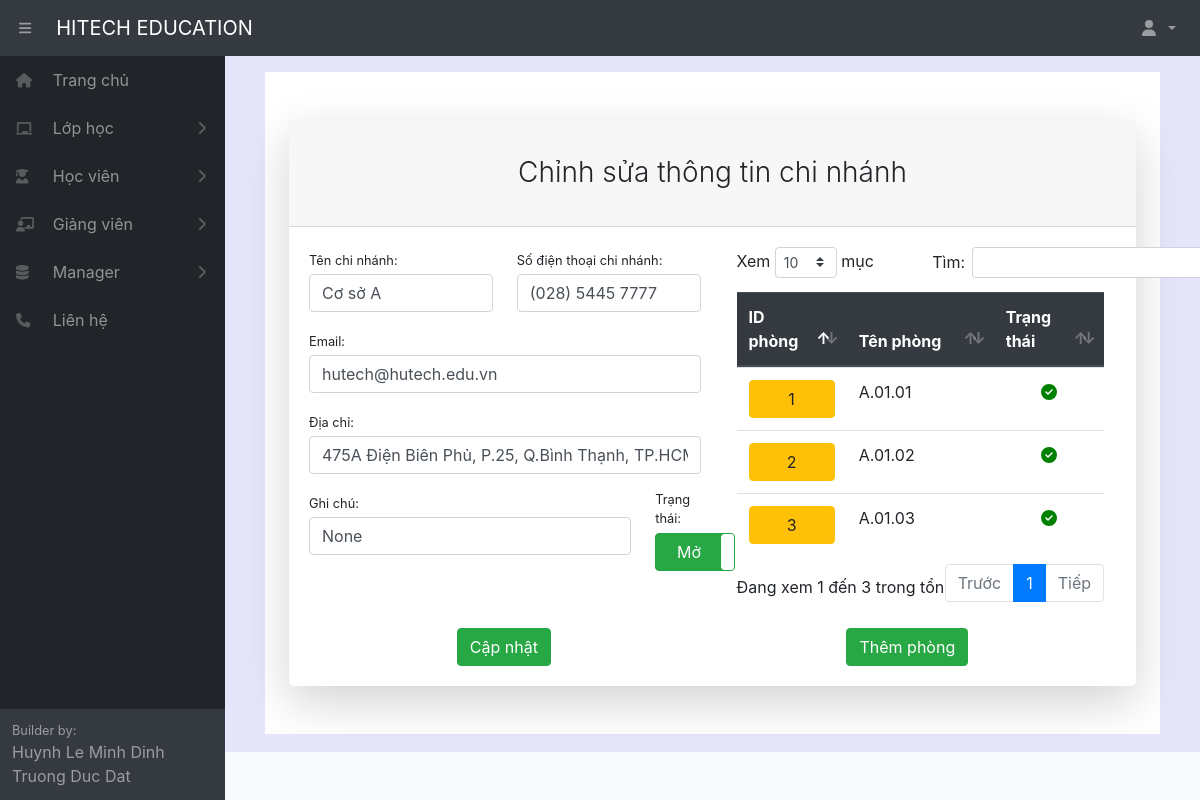
Page /editarea/1 (signed in) on the earlier database version.
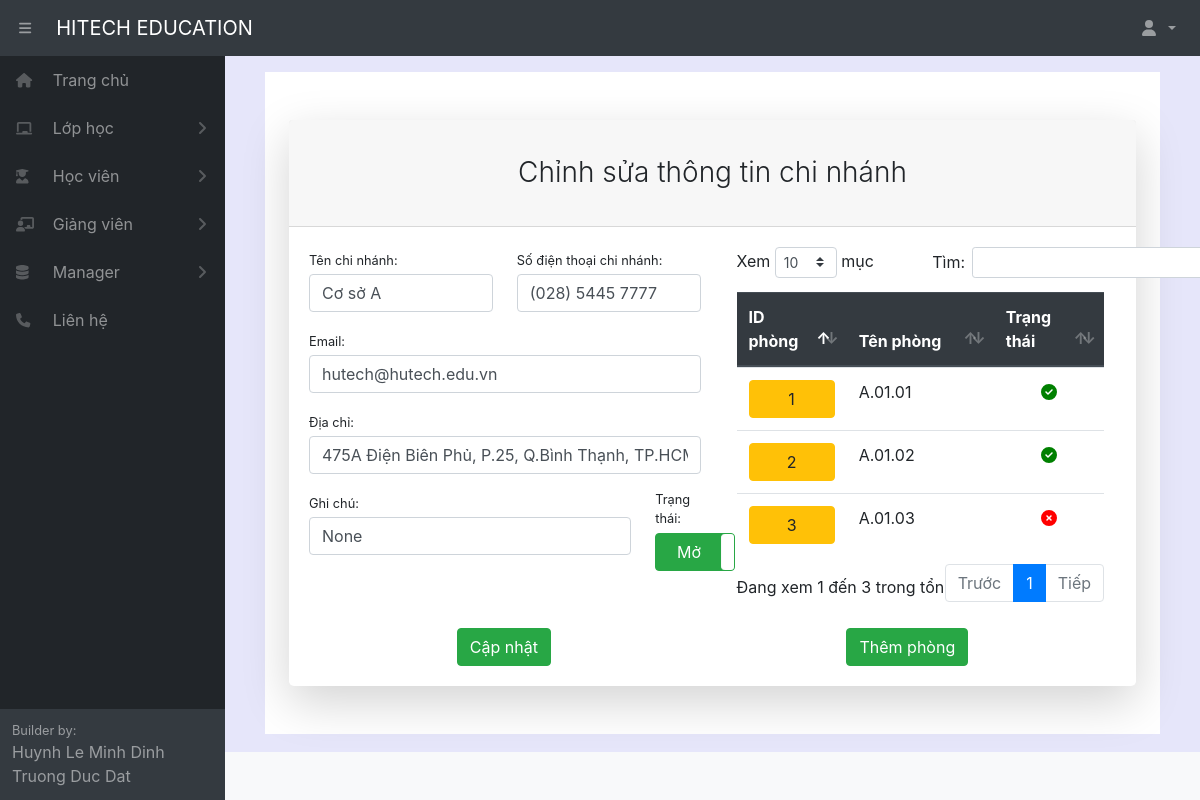
Same page on the later database version.
### home/models.py (models this page shows, shortened)
class Room(models.Model):
    fullname = models.CharField(max_length=100, verbose_name="Tên phòng")
    area = models.ForeignKey(Area, null= True, on_delete=models.SET_NULL)
    active = models.BooleanField(default=True, verbose_name="Trạng thái")
    class Meta:
        ordering =["fullname"]
        verbose_name_plural = "Phòng"

### home/decorators.py (the view)
        def wrapper_func(request, *args, **kwargs):
            group = None
            if request.user.groups.exists():
                group = request.user.groups.all()[0].name
            if group in allowed_roles:
                return view_func(request, *args, **kwargs)
            else:
                return redirect('errorrole')

### home/views.py (called while the page is built, shortened)
@login_required(login_url='login')
@allowed_users(allowed_roles=['admin'])
def editArea(request,pk):
    area = Area.objects.get(pk=pk)
    room = Room.objects.all()
    context={'area':area,'room':room}
    return render(request,'manager/editArea.html',context)

### home/templates/manager/editArea.html (shortened to what the changed rows need)
{% extends "pages/base.html" %}
{% block content %}
{% load static %}
<div class="container" style="padding-bottom: 3em;">
    <div class="row justify-content-center">
        <div class="col-lg-12">
            <div class="card shadow-lg border-0 rounded-lg mt-5">
                <div class="card-body">
                    <form action="" method="POST">
                        <div class="row">
                            <div class="col-xl-6 col-md-12">
                                <div class="col-xl-12 col-md-12">
                                    <table id="example" class="table" style="width:100%">
                                        <thead class="thead-dark">
                                            <tr>
                                                <th style="width: 30%;">ID phòng</th>
                                                <th style="width: 40%;">Tên phòng</th>
                                                <th style="width: 30%;">Trạng thái</th>
                                            </tr>
                                        </thead>
                                        <tbody>
                                            {% for i in room %}
                                            {% if i.area_id == area.pk %}
                                            <tr>
                                                <td>
                                                    <a class="btn btn-warning" style="width: 100%;" href="/editroom/{{i.pk}}">{{i.pk}}</a>
                                                </td>
                                                <td>{{i.fullname}}</td>
                                                {% if i.active %}
                                                <td style="text-align: center;"><i style="color: green;"
                                                        class="fas fa-check-circle"></i></td>
                                                {% else %}
                                                <td style="text-align: center;"><i style="color: red;"
                                                        class="fas fa-times-circle"></i></td>
                                                {% endif %}
                                            </tr>
                                            {% endif %}
                                            {% endfor %}
                                        </tbody>
                                    </table>
                                </div>
                            </div>
                        </div>
                    </form>
                </div>
            </div>
        </div>
    </div>
</div>
{% endblock content %}

Differences in the rows shown:
changed Room id 3: active True → False (drawn)
